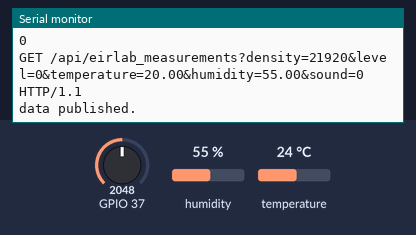
Simulated run of this program. Board: ESP32. Parts: the last lines printed to the serial monitor. The inputs (shaded band) are chosen by the test bench; at power-on: humidity 55 %, GPIO 37 = 2048, temperature 24 °C. WiFi joins after 1.5 s; servers stay silent unless stated; uploads are accepted with an empty reply.

Above: at 2.7 s.
2.8 s: humidity set to 22 %
At 4.28 s:
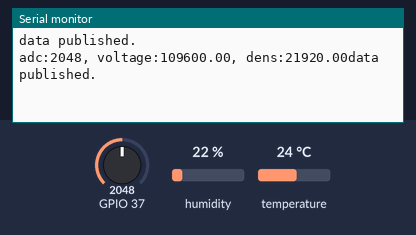
6.1 s: GPIO 37 set to 2866
At 7.07 s:
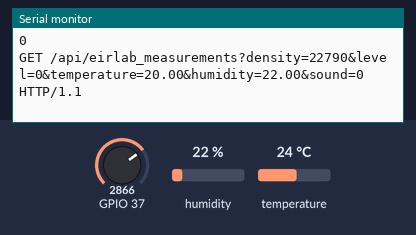
9.4 s: temperature set to 12 °C
At 11.1 s:
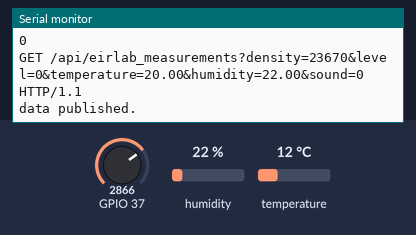
12.7 s: GPIO 37 set to 3603
At 15.3 s:
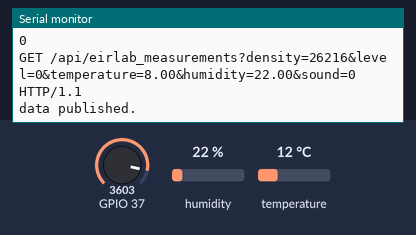
16.0 s: humidity set to 40 %
At 18.6 s:
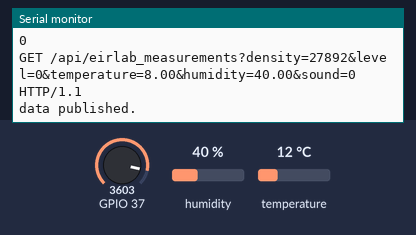
Timing chart, 0 to 20.1 s (numbered marks = the images above; inputs shaded):
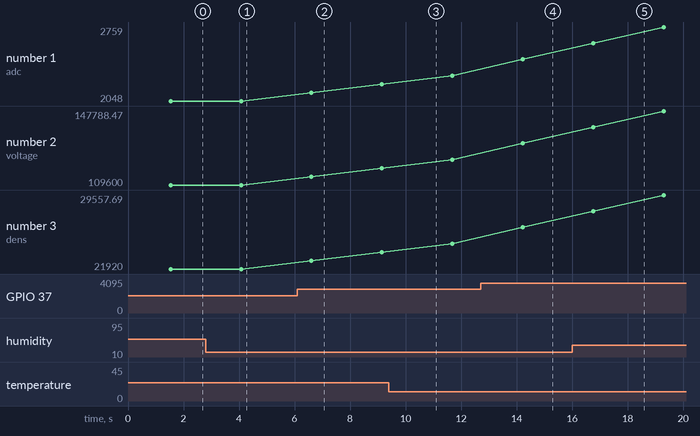

The program:

main.cpp
```cpp
#include <Arduino.h>
#include <DHT.h>
#include <EirlabPolluants.hpp>

/**
 * Note:
 * This firmware could be used on more/less anything rather than an Arduino UNO. These types of sensors need 5V IO pins for communication
 * or lights up infrared led. So the code will work without any problem, but sensors won't respond like they should.a
*/

#include <main.h>

IPAddress ip(192, 168, 0, 177);
IPAddress server(192, 168, 0, 113);
IPAddress myDns(192, 168, 0, 1);

EthernetClient client;

DHT dht(SENS_DHT11, DHT11);
EirlabPolluants sensors(SEND_POLLU, SENS_POLLU, SENS_SOUND);

void setup() {
  Serial.begin(115200);
  sensors.init();
  dht.begin();

  Serial.println("Initialize Ethernet with DHCP:");
  if (Ethernet.begin(sensors.mac) == 0) {
    Serial.println("Failed to configure Ethernet using DHCP");
    // Check for Ethernet hardware present
    if (Ethernet.hardwareStatus() == EthernetNoHardware) {
      Serial.println("Ethernet shield was not found.  Sorry, can't run without hardware. :(");
      while (true) {
        delay(1); // do nothing, no point running without Ethernet hardware
      }
    }
    if (Ethernet.linkStatus() == LinkOFF) {
      Serial.println("Ethernet cable is not connected.");
    }
    // try to configure using IP address instead of DHCP:
    Ethernet.begin(sensors.mac, ip, myDns);
  } else {
    Serial.print("  DHCP assigned IP ");
    Serial.println(Ethernet.localIP());
  }
}

void loop() {
  sensors.set_temperature(dht.readTemperature() - 4);
  sensors.set_humidity(dht.readHumidity());

  sensors.get_density();
  sensors.get_loudness(client, server);

  sensors.publish(client);

  delay(2000);
}
```

EirlabPolluants.hpp
```cpp
#ifndef EIRLABPOLLUANTS_H
#define EIRLABPOLLUANTS_H

#include <Arduino.h>
#include <main.h>
#include <Ethernet.h>

/**
 * @brief This class is used to monitor different sensors and send the data to an api.
 *
 * @param __send_pin Pin connected to the LED of the smoke sensor.
 * @param __sens_pin Pin connected to the infrared receiver of the smoke sensor.
 * @param __sens_sound Pin connected to the microphone input for sound level measurement.
*/

class EirlabPolluants
{
    private:
        int send_pin;
        int sens_pin;
        int sens_sound;

        int filter_adc_value(int m);
        double matchDB(double vol);
    public:
        EirlabPolluants(int __send_pin, int __sens_pin, int __sens_sound);
        ~EirlabPolluants();
        void init( void );
        int get_density();
        void set_temperature(float __t);
        void set_humidity(float __h);
        int get_loudness(EthernetClient __client, IPAddress __server);
        void publish(EthernetClient __client);

        byte mac[6] = { 0xDE, 0xAD, 0xBE, 0xEF, 0xFE, 0xED };

        int ppms = 10;
        float temperature = 0;
        float humidity = 0;
        int sound = 0;

        char serverName[48] = "api.aircslab.fr";
};


#endif
```

main.h
```cpp
#ifndef MAIN_H
#define MAIN_H

#include <Arduino.h>

#define SENS_SOUND A0
#define SENS_POLLU A1
#define SENS_DHT11 3
#define SEND_POLLU 2

/*
    Configuration
*/

#define COV_RATIO                       0.2            //ug/mmm / mv
#define NO_DUST_VOLTAGE                 0            //mv
#define SYS_VOLTAGE                     1000

#endif
```

EirlabPolluants.cpp
```cpp
#include <EirlabPolluants.hpp>

EirlabPolluants::EirlabPolluants(int __send_pin, int __sens_pin, int __sens_sound)
{
    this->send_pin = __send_pin;
    this->sens_pin = __sens_pin;
    this->sens_sound = __sens_sound;
}

EirlabPolluants::~EirlabPolluants()
{
    ;
}


/**
 * @brief Initialisation function of the class. Sets pinMode for all the pins and initiate peripherals if needed.
*/
void EirlabPolluants::init( void )
{
    Serial.println("Started");
    pinMode(this->send_pin, OUTPUT);
    pinMode(this->sens_pin, INPUT);
    pinMode(this->sens_sound, INPUT);
}

/**
 * @brief Let us measure how much ppm of 2.5µm particule
*/
int EirlabPolluants::get_density( void )
{
    int raw_density;
    float voltage, density;
    digitalWrite(this->send_pin, HIGH);
    delayMicroseconds(280);
    raw_density = analogRead(this->sens_pin);
    delayMicroseconds(40);
    digitalWrite(this->send_pin, LOW);
    delayMicroseconds(9680);

    raw_density = filter_adc_value(raw_density);

    voltage = float(raw_density) * (5000 / 1024.00) * 11;

    if(voltage >= 400)
    {
        voltage -= 400;

        density = voltage * 0.2;
    }
    else
        density = 0;

    Serial.print("adc:");
    Serial.print(raw_density);
    Serial.print(", voltage:");
    Serial.print(voltage);
    Serial.print(", dens:");
    Serial.print(density);


    this->ppms = density;
    return density;
}


/**
 * @brief Since we can't have the dht class in another class (i'm to bad I guess ...) we set it through this method.
*/
void EirlabPolluants::set_temperature(float __t)
{
    this->temperature = __t;
}

/**
 * @brief Same as before.
*/
void EirlabPolluants::set_humidity(float __h)
{
    this->humidity = __h;
}

/**
 * @brief Not used. Let us filter a value coming from the adc. We should try this on the microphone input. Instead of peak detection as we do for now.
*/
int EirlabPolluants::filter_adc_value(int m)
{
    static int flag_first = 0, _buff[10], sum;
    const int _buff_max = 10;
    int i;

    if(flag_first == 0)
    {
        flag_first = 1;

        for(i = 0, sum = 0; i < _buff_max; i++)
        {
        _buff[i] = m;
        sum += _buff[i];
        }
        return m;
    }
    else
    {
        sum -= _buff[0];
        for(i = 0; i < (_buff_max - 1); i++)
        {
        _buff[i] = _buff[i + 1];
        }
        _buff[9] = m;
        sum += _buff[9];

        i = sum / 10.0;
        return i;
    }
}


/**
 * @brief Measure ambiant sound level by detecting peaks over 128 measurements. Conversion is made with some kind of LUT.
*/
int EirlabPolluants::get_loudness(EthernetClient __client, IPAddress __server)
{
    if (__client.connect(__server, 80))
    {
        __client.println("GET /sound HTTP/1.1");
        __client.println("Host: 192.168.0.113");
        __client.println("Connection: close");
        __client.println();
        Serial.println("data published.");
    } else {
        Serial.println("data can't be published.");
    }

    char buffer[64];
    int i = 0;
    while(__client.connected()) {
      if(__client.available()){
        // read an incoming byte from the server and print it to serial monitor:
        char c = __client.read();
        if (c == '\n' || c == '\r')
        {
            i = 0;
            for (int i = 0; i < 64; i++)
            {
                buffer[i] = 0;
            }

        }
        buffer[i] = c;
        i++;
      }
    }
    int sound;

    char sounc[2] = {buffer[12], buffer[13]};
    sound = atoi(sounc);
    if (sound > 40) {
        this->sound = sound; // Handle small error readings.
    }
    Serial.println(sound);
    __client.stop(); //stop client
    return sound;
}

/**
 * @brief Create the URL to send the data to the api through a GET request.
*/
void EirlabPolluants::publish(EthernetClient __client)
{
    char buffer[128];
    char temp_buff[6];
    char hum_buff[6];

    dtostrf(this->temperature, 4, 2, temp_buff);
    dtostrf(this->humidity, 4, 2, hum_buff);

    sprintf(buffer, "GET /api/eirlab_measurements?density=%d&level=%d&temperature=%s&humidity=%s&sound=%d HTTP/1.1", this->ppms, 0, temp_buff, hum_buff, this->sound);
    Serial.println(buffer);

    if (__client.connect(this->serverName, 80))
    {
        __client.println(buffer);
        __client.println("Host: api.aircslab.fr");
        __client.println("Connection: close");
        __client.println();
        Serial.println("data published.");
    } else {
        Serial.println("data can't be published.");
    }
    __client.stop(); //stop client
}

double EirlabPolluants::matchDB(double vol)
{
	if (vol < 150)
	{
		return 38;
	}
	if (vol < 500)
	{
		return 0.062 * vol + 39;
	}
	double temp = 0.02 * vol + 60;
	if(temp > 100) temp = 100;
	return temp;
}
```

Measured:
- after the input at 6.1 s, the serial monitor: prints a new line after 0.51 s (image 2)
- after the input at 12.7 s, the serial monitor: prints a new line after 1.5 s (image 4)
- after the input at 16.0 s, the serial monitor: prints a new line after 1.1 s (image 5)
- plotted number 1: 2048 → 2211 after the input at 6.1 s, 2293 → 2448 after the input at 12.7 s
- plotted number 2: 109600 → 118354.88 after the input at 6.1 s, 122759.18 → 131084.38 after the input at 12.7 s
- plotted number 3: 21920 → 23670.98 after the input at 6.1 s, 24551.84 → 26216.88 after the input at 12.7 s
